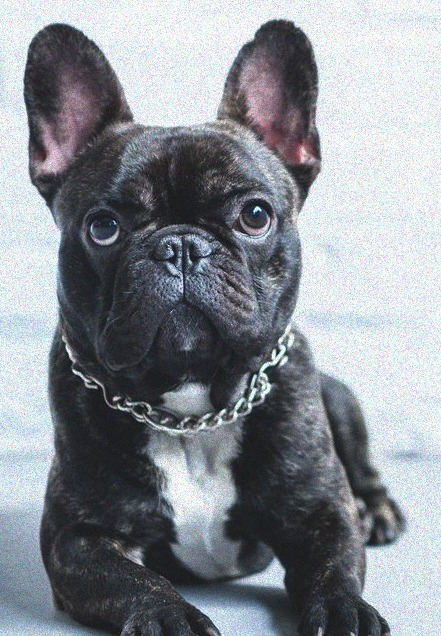
#> input picture dog.jpeg, 441 x 636 px
$ jupyter execute turtle_draw.ipynb
#> lines starting #> are read from the running program, lines starting #| are printed output that depends on the picture; after the words box and inside, x2 and y2 are one past the last pixel; in counts of white or black regions, pixels touching at a corner belong together
[cell 1]
import json
import numpy as np
import cv2
import matplotlib.pyplot as plt

IMAGE_PATH  = "dog.jpeg"
OUTPUT_JSON = "path.json"
TARGET_SIZE = 400  # alta resolução para preservar detalhes do contorno

## 1. Carregamento e Conversão para Escala de Cinza

Usa `cv2.imread` (único uso permitido) e converte manualmente com a fórmula de luminância perceptual:

$$Y = 0{,}114 \cdot B + 0{,}587 \cdot G + 0{,}299 \cdot R$$

Essa ponderação reflete a sensibilidade do olho humano a cada canal de cor.

[cell 2]
def load_image(path):
#> called with path = 'dog.jpeg'
    img = cv2.imread(path)
#> img is the input picture: shape (636, 441, 3); mean B, G, R 147.7, 141.5, 136.9
    if img is None:
        raise FileNotFoundError(f"Imagem não encontrada: {path}")
    return img

def to_grayscale(bgr):
    """BGR → escala de cinza pela fórmula de luminância perceptual."""
    b = bgr[:, :, 0].astype(np.float64)
    g = bgr[:, :, 1].astype(np.float64)
    r = bgr[:, :, 2].astype(np.float64)
    gray = 0.114 * b + 0.587 * g + 0.299 * r
    return np.clip(gray, 0, 255).astype(np.uint8)

bgr  = load_image(IMAGE_PATH)
gray = to_grayscale(bgr)

fig, axes = plt.subplots(1, 2, figsize=(10, 4))
axes[0].imshow(cv2.cvtColor(bgr, cv2.COLOR_BGR2RGB))
axes[0].set_title("Original")
axes[1].imshow(gray, cmap='gray')
axes[1].set_title("Escala de cinza (manual)")
for ax in axes: ax.axis('off')
plt.tight_layout()
plt.show()

## 2. Redimensionamento (Nearest-Neighbor)

Reduz para **200×200** antes de processar. Menos pixels = menos pontos de caminho no turtlesim.
Nearest-neighbor preserva bordas nítidas sem introduzir valores intermediários.

[cell 3]
def resize_nearest(img, new_h, new_w):
    """Redimensionamento nearest-neighbor do zero via índices NumPy."""
    old_h, old_w = img.shape[:2]
    row_idx = (np.arange(new_h) * old_h / new_h).astype(int)
    col_idx = (np.arange(new_w) * old_w / new_w).astype(int)
    return img[np.ix_(row_idx, col_idx)]

small = resize_nearest(gray, TARGET_SIZE, TARGET_SIZE)
print(f"Tamanho original: {gray.shape}  →  redimensionado: {small.shape}")
#| Tamanho original: (636, 441)  →  redimensionado: (400, 400)

plt.figure(figsize=(4, 4))
plt.imshow(small, cmap='gray')
plt.title(f"Redimensionado ({TARGET_SIZE}×{TARGET_SIZE})")
plt.axis('off')
plt.show()

## 3. Suavização Gaussiana

Filtro **5×5 com σ = 1,4** para remover ruído antes de derivar.
Sem suavização, o Sobel detectaria variações de textura como bordas falsas.

A convolução é vetorizada: em vez de iterar pixel a pixel (O(HW·k²)),
itera-se sobre os **k² = 25** elementos do kernel somando shifts NumPy.

[cell 4]
def gaussian_kernel(size, sigma):
    """Cria kernel gaussiano 2D do zero."""
    k = size // 2
    y, x = np.mgrid[-k:k+1, -k:k+1]
    kernel = np.exp(-(x**2 + y**2) / (2.0 * sigma**2))
    return kernel / kernel.sum()

def convolve2d(image, kernel):
    """Convolução 2D vetorizada — itera sobre o kernel, não sobre pixels."""
    ih, iw = image.shape
    kh, kw = kernel.shape
    pad_h, pad_w = kh // 2, kw // 2
    padded = np.pad(image.astype(np.float64),
                    ((pad_h, pad_h), (pad_w, pad_w)), mode='reflect')
    output = np.zeros((ih, iw), dtype=np.float64)
    for ki in range(kh):
        for kj in range(kw):
            output += kernel[ki, kj] * padded[ki:ki+ih, kj:kj+iw]
    return output

def gaussian_blur(image, size=5, sigma=1.4):
    kernel  = gaussian_kernel(size, sigma)
    blurred = convolve2d(image, kernel)
    return np.clip(blurred, 0, 255).astype(np.uint8)

blurred = gaussian_blur(small, size=5, sigma=1.2)  # equilibrio entre suavidade e detalhe
#> in convolve2d, `padded = np.pad(image.astype(np.float64), ((pad_h, pad_h), (pad_w, pad..`:
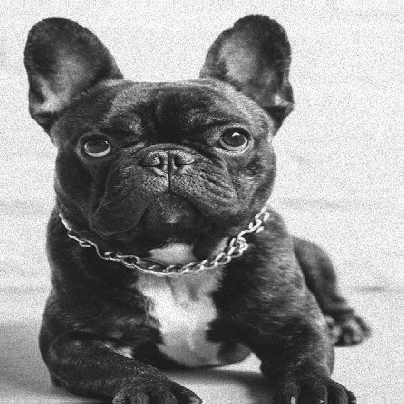
#> padded: shape (404, 404) float64; min 9, max 255, mean 141.6

fig, axes = plt.subplots(1, 2, figsize=(8, 4))
axes[0].imshow(small,   cmap='gray'); axes[0].set_title("Antes do blur")
axes[1].imshow(blurred, cmap='gray'); axes[1].set_title("Após blur gaussiano 5×5")
for ax in axes: ax.axis('off')
plt.tight_layout()
plt.show()

## 4. Detecção de Bordas — Algoritmo de Canny (do zero)

### 4.1 Gradientes de Sobel
Os kernels de Sobel aproximam a derivada parcial em x e y:

$$|G| = \sqrt{G_x^2 + G_y^2} \qquad \theta = \text{atan2}(G_y, G_x)$$

[cell 5]
SOBEL_X = np.array([[-1, 0, 1],
                    [-2, 0, 2],
                    [-1, 0, 1]], dtype=np.float64)

SOBEL_Y = np.array([[-1, -2, -1],
                    [ 0,  0,  0],
                    [ 1,  2,  1]], dtype=np.float64)

def sobel_gradients(image):
    gx = convolve2d(image, SOBEL_X)
#> after the loop in convolve2d (call 2), `for ki in range(kh):`:
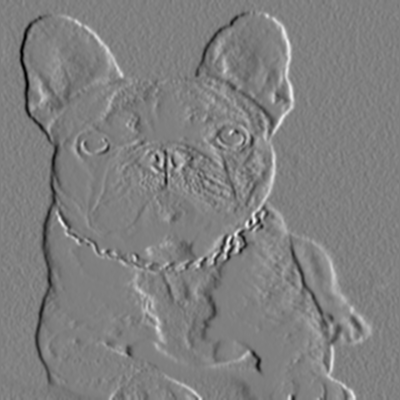
#> output: shape (400, 400) float64; min -406, max 403, mean 0.4; drawn with min black and max white
    gy = convolve2d(image, SOBEL_Y)
#> after the loop in convolve2d (call 3), `for ki in range(kh):`:
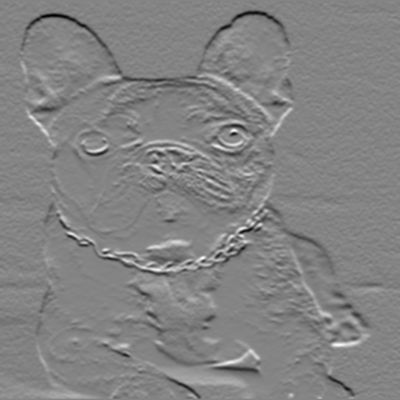
#> output: shape (400, 400) float64; min -430, max 400, mean -2.4; drawn with min black and max white
    magnitude = np.sqrt(gx**2 + gy**2)
    magnitude = magnitude / magnitude.max() * 255.0
    angle = np.arctan2(gy, gx) * 180.0 / np.pi % 180
    return magnitude, angle

magnitude, angle = sobel_gradients(blurred)
#> in sobel_gradients, `angle = np.arctan2(gy, gx) * 180.0 / np.pi % 180`:
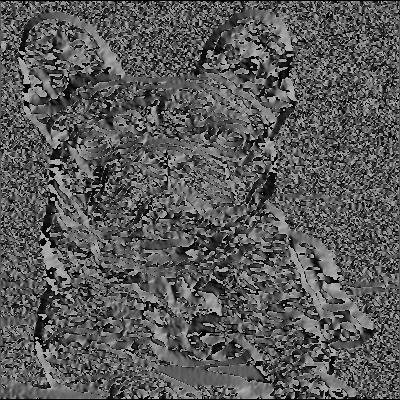
#> angle: shape (400, 400) float64; min 0, max 179.8, mean 89.3

plt.figure(figsize=(5, 5))
plt.imshow(magnitude, cmap='hot')
plt.title("Magnitude dos gradientes (Sobel)")
plt.colorbar()
plt.axis('off')
plt.show()
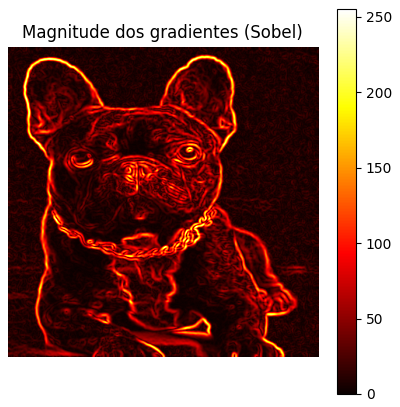
#> figure drawn by matplotlib, 2 panels

### 4.2 Supressão de Não-Máximos

Cada pixel só é mantido se for o **máximo local** na direção do gradiente.
Isso afina as bordas para **1 pixel de espessura**.

[cell 6]
def non_maximum_suppression(magnitude, angle):
    h, w = magnitude.shape
    result = np.zeros_like(magnitude)
    for i in range(1, h-1):
        for j in range(1, w-1):
            a = angle[i, j]
            if   (0 <= a < 22.5) or (157.5 <= a <= 180): q, r = magnitude[i, j+1], magnitude[i, j-1]
            elif  22.5 <= a < 67.5:  q, r = magnitude[i+1, j-1], magnitude[i-1, j+1]
            elif  67.5 <= a < 112.5: q, r = magnitude[i+1, j],   magnitude[i-1, j]
            else:                    q, r = magnitude[i-1, j-1], magnitude[i+1, j+1]
            if magnitude[i, j] >= q and magnitude[i, j] >= r:
                result[i, j] = magnitude[i, j]
    return result

thin = non_maximum_suppression(magnitude, angle)
#> after the loop in non_maximum_suppression, `for i in range(1, h-1):`:
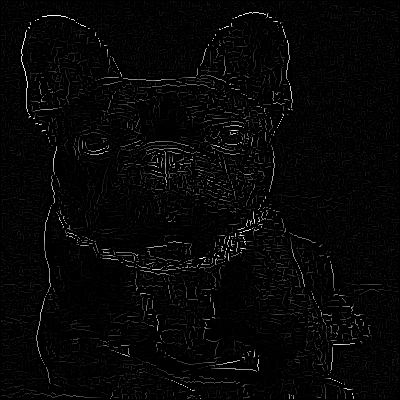
#> result: shape (400, 400) float64; min 0, max 255, mean 6.4

fig, axes = plt.subplots(1, 2, figsize=(10, 5))
axes[0].imshow(magnitude, cmap='gray'); axes[0].set_title("Antes da NMS")
axes[1].imshow(thin,      cmap='gray'); axes[1].set_title("Após NMS (bordas finas)")
for ax in axes: ax.axis('off')
plt.tight_layout()
plt.show()

### 4.3 Limiar Duplo + Histerese

- **Limiar alto (15%)** → bordas fortes
- **Limiar baixo (5%)** → bordas fracas candidatas
- **Histerese**: mantém pixel fraco apenas se adjacente a um forte (8-conectividade)

[cell 7]
def double_threshold(image, low_ratio=0.08, high_ratio=0.22):

    high = image.max() * high_ratio
    low  = image.max() * low_ratio
    strong_val, weak_val = 255, 75
    result = np.zeros_like(image, dtype=np.uint8)
    result[image >= high] = strong_val
    result[(image >= low) & (image < high)] = weak_val
    return result, strong_val, weak_val

def hysteresis(image, strong=255, weak=75):
    h, w = image.shape
    result = image.copy()
    for i in range(1, h-1):
        for j in range(1, w-1):
            if result[i, j] == weak:
                if strong in result[i-1:i+2, j-1:j+2]:
                    result[i, j] = strong
                else:
                    result[i, j] = 0
    return result

def dilate(image, radius=1):

    h, w = image.shape
    result = np.zeros_like(image)
    for di in range(-radius, radius+1):
        for dj in range(-radius, radius+1):
            if di**2 + dj**2 <= radius**2:
                shifted = np.roll(np.roll(image, di, axis=0), dj, axis=1)
                result = np.maximum(result, shifted)
    return result

thresh, strong, weak = double_threshold(thin, low_ratio=0.07, high_ratio=0.20)
#> in double_threshold, `high = image.max() * high_ratio`: high = 51
#> in double_threshold, `low  = image.max() * low_ratio`: low = 17.85
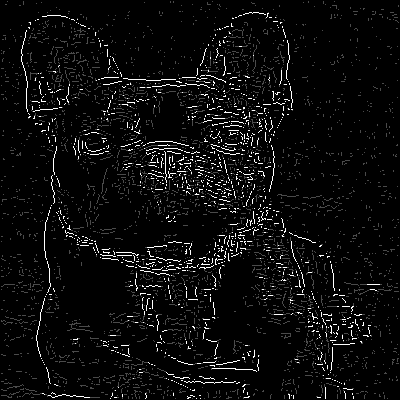
#> thresh: shape (400, 400); min 0, max 255, mean 12.4
#> strong = 255; weak = 75
edges = hysteresis(thresh, strong, weak)
#> after the loop in hysteresis, `for i in range(1, h-1):`:
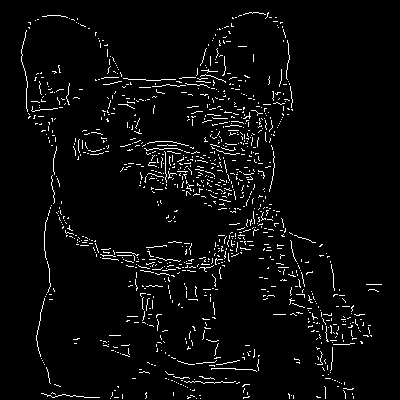
#> result: shape (400, 400); 3.9% white in thin lines or dots, all inside (x1, y1, x2, y2) = (21, 12, 382, 399)
edges = dilate(edges, radius=1)  # fecha buracos pequenos
#> after the loop in dilate, `for di in range(-radius, radius+1):`:
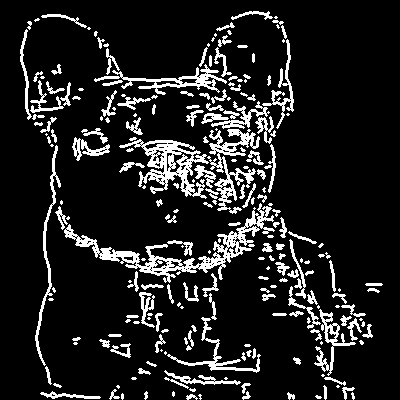
#> result: shape (400, 400); 12.7% white; 236 white regions (92 under 20 px), largest, box (x1, y1, x2, y2) and area: (64, 203, 275, 283) 2750, (119, 139, 209, 199) 1812, (207, 129, 260, 214) 1392

fig, axes = plt.subplots(1, 3, figsize=(13, 4))
axes[0].imshow(small,  cmap='gray'); axes[0].set_title("Escala de cinza")
axes[1].imshow(thresh, cmap='gray'); axes[1].set_title("Limiar duplo")
axes[2].imshow(edges,  cmap='gray'); axes[2].set_title("Bordas finais (histerese + dilatação)")
for ax in axes: ax.axis('off')
plt.tight_layout()
plt.savefig("edges_result.png", dpi=120)
plt.show()
print(f"Bordas detectadas: {(edges == 255).sum()} pixels")
#| Bordas detectadas: 20282 pixels

## 5. Planejamento de Caminho

Extrai os pixels de borda e os ordena por **greedy nearest-neighbor**:
parte de um ponto e avança sempre para o vizinho não visitado mais próximo.
Quando o salto supera `max_gap`, insere `None` (levanta a caneta no turtlesim).

[cell 8]
def extract_edge_points(edges):
    rows, cols = np.where(edges == 255)
    return np.column_stack((rows, cols))

def label_components(edges):

    visited = np.zeros_like(edges, dtype=bool)
    h, w = edges.shape
    dirs = [(-1,0),(1,0),(0,-1),(0,1),(-1,-1),(-1,1),(1,-1),(1,1)]
    components = []

    edge_rows, edge_cols = np.where(edges == 255)
    for sr, sc in zip(edge_rows, edge_cols):
        if visited[sr, sc]:
            continue
        # BFS para coletar componente
        comp = []
        queue = [(sr, sc)]
        visited[sr, sc] = True
        while queue:
            r, c = queue.pop()
            comp.append((r, c))
            for dr, dc in dirs:
                nr, nc = r+dr, c+dc
                if 0 <= nr < h and 0 <= nc < w and edges[nr,nc]==255 and not visited[nr,nc]:
                    visited[nr,nc] = True
                    queue.append((nr,nc))
        components.append(comp)
    return components

def chain_trace_component(comp, edges):

    h, w = edges.shape
    dirs = [(-1,0),(1,0),(0,-1),(0,1),(-1,-1),(-1,1),(1,-1),(1,1)]
    visited_local = set()
    path = []
    start = comp[0]
    r, c = start
    while True:
        if (r,c) in visited_local:
            break
        visited_local.add((r,c))
        path.append((r,c))
        found = False
        for dr, dc in dirs:
            nr, nc = r+dr, c+dc
            if (nr,nc) in set(comp) - visited_local:
                r, c = nr, nc
                found = True
                break
        if not found:
            break
    return path

def build_path(edges, connect_gap=8.0):

    components = label_components(edges)

    # Descarta componentes com menos de 5 pixels (ruído)
    components = [c for c in components if len(c) >= 5]
    print(f"  Componentes após filtro: {len(components)}")

    if not components:
        return []

    # Ordena componentes por proximidade (greedy entre componentes)
    remaining = list(range(len(components)))
    ordered_comps = [remaining.pop(0)]
    while remaining:
        last_pt = components[ordered_comps[-1]][-1]
        best_i, best_d = None, np.inf
        for i in remaining:
            first_pt = components[i][0]
            d = np.sqrt((last_pt[0]-first_pt[0])**2 + (last_pt[1]-first_pt[1])**2)
            if d < best_d:
                best_d, best_i = d, i
        ordered_comps.append(best_i)
        remaining.remove(best_i)

    # Monta caminho final
    path = []
    for ci in ordered_comps:
        comp = components[ci]
        if path:
            last = path[-1] if path[-1] is not None else None
            if last is not None:
                d = np.sqrt((last[0]-comp[0][0])**2 + (last[1]-comp[0][1])**2)
                if d > connect_gap:
                    path.append(None)  # só levanta se realmente longe
        path.extend(comp)

    return path

print("Rastreando contornos e conectando componentes...")
ordered = build_path(edges, connect_gap=8.0)
#> the loop in label_components, `for sr, sc in zip(edge_rows, edge_cols):` made 20282 passes
#> (sr, sc) on passes 1 to 3: (11, 249), (11, 250), (11, 251)
#> after the loop in label_components, `for sr, sc in zip(edge_rows, edge_cols):`: components = 236 items
#|   Componentes após filtro: 236
#> in build_path, `remaining = list(range(len(components)))`: remaining = 236 values from 0 to 235
#> in build_path, `ordered_comps = [remaining.pop(0)]`: ordered_comps = [0]
#> the loop in build_path, `while remaining:` made 235 passes
#> last_pt on passes 1 to 3: (12, 249), (23, 231), (31, 228)
#> after the loop in build_path, `while remaining:`: ordered_comps = 236 values, max 235 at index 127, min 0 at index 0, mean 117.5; remaining = []
#> the loop in build_path, `for ci in ordered_comps:` made 236 passes
#> (ci, last, d) on passes 2 to 13: (6, (12, 249), 20.59), (11, (23, 231), 7.62), (14, (31, 228), 4.47), (13, (36, 226), 11.4), (16, (34, 215), 3.61), (20, (38, 213), 7.07), (22, (44, 208), 3.61), (26, (48, 206), 8.06), (28, (56, 210), 9.43), (23, (65, 205), 21.63), (21, (48, 217), 21.21), (25, (46, 238), 16.55)
#> (last, d) on passes 61 to 66: ((259, 301), 7.07), ((261, 308), 9.85), ((271, 312), 18.38), ((255, 319), 7.62), ((253, 326), 8.06), ((261, 330), 20.12)
#> after the loop in build_path, `for ci in ordered_comps:`: path = 20454 items
#> ordered = 20454 items
n_gaps = sum(1 for p in ordered if p is None)
#> n_gaps = 172
n_pts  = sum(1 for p in ordered if p is not None)
#> n_pts = 20282
print(f"Pontos de desenho: {n_pts}  |  Cortes (caneta levantada): {n_gaps}")
#| Pontos de desenho: 20282  |  Cortes (caneta levantada): 172

## 6. Mapeamento para o Espaço do Turtlesim

O turtlesim usa coordenadas `[0, 11]`, origem no canto **inferior esquerdo**.
Pixels têm origem no canto **superior esquerdo**, então o eixo Y precisa ser invertido:

$$x_{ts} = 1{,}0 + \frac{col}{N-1} \cdot 9{,}0 \qquad y_{ts} = 10{,}0 - \frac{row}{N-1} \cdot 9{,}0$$

[cell 9]
def map_to_turtlesim(path, img_h, img_w, ts_min=1.0, ts_max=10.0):
    mapped = []
    for pt in path:
        if pt is None:
            mapped.append(None)
        else:
            row, col = pt
            x = ts_min + (col / (img_w - 1)) * (ts_max - ts_min)
            y = ts_max - (row / (img_h - 1)) * (ts_max - ts_min)  # inverte Y
            mapped.append((round(x, 4), round(y, 4)))
    return mapped

ts_path = map_to_turtlesim(ordered, TARGET_SIZE, TARGET_SIZE)
#> the loop in map_to_turtlesim, `for pt in path:` made 20454 passes
#> (row, col, x, y) on passes 1 to 12: (11, 249, 6.62, 9.75), (12, 250, 6.64, 9.73), (13, 251, 6.66, 9.71), (14, 252, 6.68, 9.68), (13, 253, 6.71, 9.71), (12, 254, 6.73, 9.73), (13, 255, 6.75, 9.71), (12, 256, 6.77, 9.73), (13, 257, 6.8, 9.71), (12, 258, 6.82, 9.73), (13, 259, 6.84, 9.71), (14, 260, 6.86, 9.68)
#> (row, col) on pass 74: (11, 253)

# Visualiza o caminho mapeado
xs = [p[0] for p in ts_path if p is not None]
ys = [p[1] for p in ts_path if p is not None]
plt.figure(figsize=(5, 5))
plt.scatter(xs, ys, s=0.5, c='white', linewidths=0)
plt.gca().set_facecolor('black')
plt.gca().set_aspect('equal')
plt.title("Prévia do caminho (espaço turtlesim)")
plt.xlim(0, 11); plt.ylim(0, 11)
plt.show()
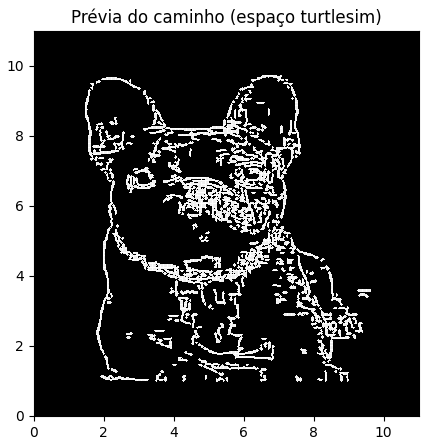
#> figure drawn by matplotlib, 1 panel

## 7. Exportar `path.json`

Salva o caminho como JSON para ser lido pelo nó ROS 2 `turtle_node.py`.

[cell 10]
serializable = [list(p) if p is not None else None for p in ts_path]

with open(OUTPUT_JSON, "w") as f:
    json.dump(serializable, f)

print(f"Caminho salvo em '{OUTPUT_JSON}'")
print(f"Total de entradas: {len(serializable)}")
#| Total de entradas: 20454
print(f"Pontos de desenho: {sum(1 for p in serializable if p is not None)}")
#| Pontos de desenho: 20282
print(f"Saltos (caneta levantada): {sum(1 for p in serializable if p is None)}")
#| Saltos (caneta levantada): 172
